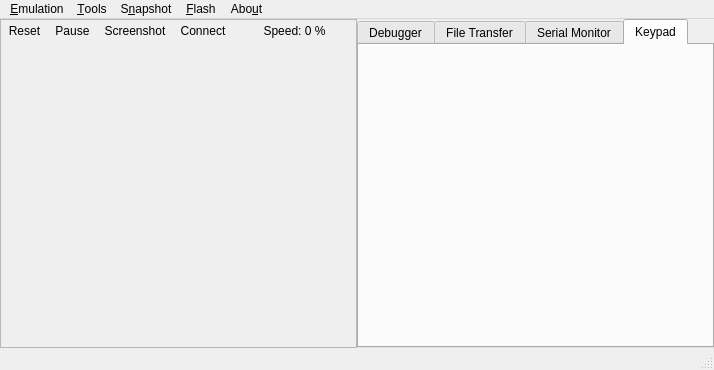
<?xml version="1.0" encoding="UTF-8"?>
<ui version="4.0">
 <class>MainWindow</class>
 <widget class="QMainWindow" name="MainWindow">
  <property name="geometry">
   <rect>
    <x>0</x>
    <y>0</y>
    <width>714</width>
    <height>370</height>
   </rect>
  </property>
  <property name="acceptDrops">
   <bool>true</bool>
  </property>
  <property name="windowTitle">
   <string>Ti Nspire CX CAS Emulator</string>
  </property>
  <property name="windowIcon">
   <iconset resource="resources.qrc">
    <normaloff>:/icons/resources/tinspire-emu.png</normaloff>:/icons/resources/tinspire-emu.png</iconset>
  </property>
  <property name="dockOptions">
   <set>QMainWindow::AllowNestedDocks|QMainWindow::AllowTabbedDocks|QMainWindow::AnimatedDocks</set>
  </property>
  <widget class="QWidget" name="centralwidget">
   <layout class="QHBoxLayout" name="horizontalLayout">
    <property name="spacing">
     <number>0</number>
    </property>
    <property name="leftMargin">
     <number>0</number>
    </property>
    <property name="topMargin">
     <number>0</number>
    </property>
    <property name="rightMargin">
     <number>0</number>
    </property>
    <property name="bottomMargin">
     <number>0</number>
    </property>
    <item>
     <layout class="QVBoxLayout" name="verticalLayout_8">
      <property name="spacing">
       <number>0</number>
      </property>
      <item>
       <widget class="QFrame" name="frame">
        <property name="frameShape">
         <enum>QFrame::StyledPanel</enum>
        </property>
        <property name="frameShadow">
         <enum>QFrame::Raised</enum>
        </property>
        <layout class="QVBoxLayout" name="verticalLayout_6">
         <property name="spacing">
          <number>0</number>
         </property>
         <property name="leftMargin">
          <number>0</number>
         </property>
         <property name="topMargin">
          <number>0</number>
         </property>
         <property name="rightMargin">
          <number>0</number>
         </property>
         <property name="bottomMargin">
          <number>0</number>
         </property>
         <item>
          <layout class="QHBoxLayout" name="horizontalLayout_7">
           <property name="spacing">
            <number>0</number>
           </property>
           <item>
            <widget class="QToolButton" name="buttonReset">
             <property name="text">
              <string>Reset</string>
             </property>
             <property name="icon">
              <iconset resource="resources.qrc">
               <normaloff>:/icons/resources/icons/system-reboot.png</normaloff>:/icons/resources/icons/system-reboot.png</iconset>
             </property>
             <property name="iconSize">
              <size>
               <width>24</width>
               <height>24</height>
              </size>
             </property>
             <property name="autoRaise">
              <bool>true</bool>
             </property>
            </widget>
           </item>
           <item>
            <widget class="QToolButton" name="buttonPause">
             <property name="text">
              <string>Pause</string>
             </property>
             <property name="icon">
              <iconset resource="resources.qrc">
               <normaloff>:/icons/resources/icons/Actions-media-playback-pause-icon.png</normaloff>:/icons/resources/icons/Actions-media-playback-pause-icon.png</iconset>
             </property>
             <property name="iconSize">
              <size>
               <width>24</width>
               <height>24</height>
              </size>
             </property>
             <property name="checkable">
              <bool>true</bool>
             </property>
             <property name="autoRaise">
              <bool>true</bool>
             </property>
            </widget>
           </item>
           <item>
            <widget class="QToolButton" name="buttonScreenshot">
             <property name="text">
              <string>Screenshot</string>
             </property>
             <property name="icon">
              <iconset resource="resources.qrc">
               <normaloff>:/icons/resources/icons/camera-photo.png</normaloff>:/icons/resources/icons/camera-photo.png</iconset>
             </property>
             <property name="iconSize">
              <size>
               <width>24</width>
               <height>24</height>
              </size>
             </property>
             <property name="autoRaise">
              <bool>true</bool>
             </property>
            </widget>
           </item>
           <item>
            <widget class="QToolButton" name="buttonUSB">
             <property name="text">
              <string>Connect</string>
             </property>
             <property name="icon">
              <iconset resource="resources.qrc">
               <normaloff>:/icons/resources/icons/Actions-network-disconnect-icon.png</normaloff>
               <normalon>:/icons/resources/icons/Actions-network-connect-icon.png</normalon>:/icons/resources/icons/Actions-network-disconnect-icon.png</iconset>
             </property>
             <property name="iconSize">
              <size>
               <width>24</width>
               <height>24</height>
              </size>
             </property>
             <property name="checkable">
              <bool>true</bool>
             </property>
             <property name="autoRaise">
              <bool>true</bool>
             </property>
            </widget>
           </item>
           <item>
            <widget class="QPushButton" name="buttonSpeed">
             <property name="toolTip">
              <string>Enable Fullspeed</string>
             </property>
             <property name="text">
              <string>Speed: 0 %</string>
             </property>
             <property name="checkable">
              <bool>true</bool>
             </property>
             <property name="flat">
              <bool>true</bool>
             </property>
            </widget>
           </item>
          </layout>
         </item>
         <item>
          <widget class="LCDWidget" name="lcdView" native="true">
           <property name="sizePolicy">
            <sizepolicy hsizetype="MinimumExpanding" vsizetype="MinimumExpanding">
             <horstretch>0</horstretch>
             <verstretch>0</verstretch>
            </sizepolicy>
           </property>
           <property name="minimumSize">
            <size>
             <width>320</width>
             <height>240</height>
            </size>
           </property>
           <property name="focusPolicy">
            <enum>Qt::StrongFocus</enum>
           </property>
          </widget>
         </item>
        </layout>
       </widget>
      </item>
     </layout>
    </item>
    <item>
     <widget class="QTabWidget" name="tabWidget">
      <property name="currentIndex">
       <number>3</number>
      </property>
      <widget class="QWidget" name="tabDebugger">
       <attribute name="icon">
        <iconset resource="resources.qrc">
         <normaloff>:/icons/resources/icons/tools-report-bug.png</normaloff>:/icons/resources/icons/tools-report-bug.png</iconset>
       </attribute>
       <attribute name="title">
        <string>Debugger</string>
       </attribute>
       <layout class="QVBoxLayout" name="verticalLayout">
        <item>
         <widget class="QPlainTextEdit" name="debugConsole">
          <property name="font">
           <font>
            <family>Droid Sans Mono</family>
           </font>
          </property>
          <property name="undoRedoEnabled">
           <bool>false</bool>
          </property>
          <property name="lineWrapMode">
           <enum>QPlainTextEdit::NoWrap</enum>
          </property>
          <property name="readOnly">
           <bool>true</bool>
          </property>
          <property name="plainText">
           <string notr="true"/>
          </property>
         </widget>
        </item>
        <item>
         <widget class="ConsoleLineEdit" name="lineEdit">
          <property name="enabled">
           <bool>false</bool>
          </property>
          <property name="font">
           <font>
            <family>Droid Sans Mono</family>
           </font>
          </property>
         </widget>
        </item>
       </layout>
      </widget>
      <widget class="QWidget" name="tabFiles">
       <attribute name="icon">
        <iconset resource="resources.qrc">
         <normaloff>:/icons/resources/icons/document.png</normaloff>:/icons/resources/icons/document.png</iconset>
       </attribute>
       <attribute name="title">
        <string>File Transfer</string>
       </attribute>
       <layout class="QVBoxLayout" name="verticalLayout_2">
        <item>
         <widget class="USBLinkTreeWidget" name="usblinkTree">
          <property name="contextMenuPolicy">
           <enum>Qt::CustomContextMenu</enum>
          </property>
          <attribute name="headerDefaultSectionSize">
           <number>219</number>
          </attribute>
          <column>
           <property name="text">
            <string>Filename</string>
           </property>
          </column>
          <column>
           <property name="text">
            <string>Size</string>
           </property>
          </column>
         </widget>
        </item>
        <item>
         <layout class="QHBoxLayout" name="horizontalLayout_6">
          <item>
           <widget class="QPushButton" name="refreshButton">
            <property name="icon">
             <iconset resource="resources.qrc">
              <normaloff>:/icons/resources/icons/system-reboot.png</normaloff>:/icons/resources/icons/system-reboot.png</iconset>
            </property>
            <property name="iconSize">
             <size>
              <width>20</width>
              <height>20</height>
             </size>
            </property>
            <property name="flat">
             <bool>true</bool>
            </property>
           </widget>
          </item>
          <item>
           <widget class="QProgressBar" name="progressBar">
            <property name="value">
             <number>0</number>
            </property>
           </widget>
          </item>
         </layout>
        </item>
       </layout>
      </widget>
      <widget class="QWidget" name="tabSerial">
       <attribute name="icon">
        <iconset resource="resources.qrc">
         <normaloff>:/icons/resources/icons/utilities-terminal.png</normaloff>:/icons/resources/icons/utilities-terminal.png</iconset>
       </attribute>
       <attribute name="title">
        <string>Serial Monitor</string>
       </attribute>
       <layout class="QVBoxLayout" name="verticalLayout_3">
        <item>
         <widget class="QPlainTextEdit" name="serialConsole">
          <property name="undoRedoEnabled">
           <bool>false</bool>
          </property>
          <property name="lineWrapMode">
           <enum>QPlainTextEdit::NoWrap</enum>
          </property>
          <property name="readOnly">
           <bool>true</bool>
          </property>
         </widget>
        </item>
       </layout>
      </widget>
      <widget class="QWidget" name="tab">
       <attribute name="icon">
        <iconset resource="resources.qrc">
         <normaloff>:/icons/resources/icons/preferences-desktop-keyboard.png</normaloff>:/icons/resources/icons/preferences-desktop-keyboard.png</iconset>
       </attribute>
       <attribute name="title">
        <string>Keypad</string>
       </attribute>
       <layout class="QHBoxLayout" name="horizontalLayout_5">
        <item>
         <widget class="QQuickWidgetLessBroken" name="keypadWidget" native="true">
          <property name="sizePolicy">
           <sizepolicy hsizetype="Expanding" vsizetype="Expanding">
            <horstretch>0</horstretch>
            <verstretch>0</verstretch>
           </sizepolicy>
          </property>
          <property name="minimumSize">
           <size>
            <width>265</width>
            <height>90</height>
           </size>
          </property>
          <property name="maximumSize">
           <size>
            <width>999999</width>
            <height>999999</height>
           </size>
          </property>
          <property name="focusPolicy">
           <enum>Qt::NoFocus</enum>
          </property>
          <property name="resizeMode">
           <enum>QQuickWidget::SizeRootObjectToView</enum>
          </property>
          <property name="source">
           <url>
            <string notr="true">qrc:/qml/qml/ScrollingKeypad.qml</string>
           </url>
          </property>
         </widget>
        </item>
       </layout>
      </widget>
     </widget>
    </item>
   </layout>
  </widget>
  <widget class="QStatusBar" name="statusBar"/>
  <widget class="QMenuBar" name="menubar">
   <property name="geometry">
    <rect>
     <x>0</x>
     <y>0</y>
     <width>714</width>
     <height>19</height>
    </rect>
   </property>
   <widget class="QMenu" name="menuEmulation">
    <property name="title">
     <string>&amp;Emulation</string>
    </property>
    <widget class="QMenu" name="menuRestart_with_Kit">
     <property name="title">
      <string>Restart &amp;with Kit</string>
     </property>
     <property name="icon">
      <iconset resource="resources.qrc">
       <normaloff>:/icons/resources/icons/edit-bomb.png</normaloff>:/icons/resources/icons/edit-bomb.png</iconset>
     </property>
    </widget>
    <widget class="QMenu" name="menuBoot_Diags_with_Kit">
     <property name="title">
      <string>&amp;Boot Diags with Kit</string>
     </property>
     <property name="icon">
      <iconset resource="resources.qrc">
       <normaloff>:/icons/resources/icons/edit-bomb.png</normaloff>:/icons/resources/icons/edit-bomb.png</iconset>
     </property>
    </widget>
    <addaction name="actionReset"/>
    <addaction name="actionPause"/>
    <addaction name="actionRestart"/>
    <addaction name="menuRestart_with_Kit"/>
    <addaction name="menuBoot_Diags_with_Kit"/>
    <addaction name="separator"/>
    <addaction name="separator"/>
    <addaction name="actionConfiguration"/>
    <addaction name="separator"/>
    <addaction name="actionQuit"/>
   </widget>
   <widget class="QMenu" name="menuFlash">
    <property name="title">
     <string>&amp;Flash</string>
    </property>
    <addaction name="actionSave"/>
    <addaction name="actionCreate_flash"/>
   </widget>
   <widget class="QMenu" name="menuTools">
    <property name="title">
     <string>&amp;Tools</string>
    </property>
    <widget class="QMenu" name="menuLanguage">
     <property name="title">
      <string>Language</string>
     </property>
    </widget>
    <addaction name="actionScreenshot"/>
    <addaction name="actionRecord_GIF"/>
    <addaction name="actionConnect"/>
    <addaction name="separator"/>
    <addaction name="actionLCD_Window"/>
    <addaction name="separator"/>
    <addaction name="actionDebugger"/>
    <addaction name="separator"/>
    <addaction name="actionXModem"/>
    <addaction name="actionLeavePTT"/>
    <addaction name="actionSwitch_to_Mobile_UI"/>
    <addaction name="separator"/>
    <addaction name="menuLanguage"/>
   </widget>
   <widget class="QMenu" name="menuState">
    <property name="title">
     <string>S&amp;napshot</string>
    </property>
    <addaction name="actionSuspend"/>
    <addaction name="actionResume"/>
    <addaction name="separator"/>
    <addaction name="actionSuspend_to_file"/>
    <addaction name="actionResume_from_file"/>
   </widget>
   <widget class="QMenu" name="menuAbout">
    <property name="title">
     <string>Abo&amp;ut</string>
    </property>
    <addaction name="actionAbout_Firebird"/>
    <addaction name="actionAbout_Qt"/>
   </widget>
   <addaction name="menuEmulation"/>
   <addaction name="menuTools"/>
   <addaction name="menuState"/>
   <addaction name="menuFlash"/>
   <addaction name="menuAbout"/>
  </widget>
  <action name="actionReset">
   <property name="icon">
    <iconset resource="resources.qrc">
     <normaloff>:/icons/resources/icons/system-reboot.png</normaloff>:/icons/resources/icons/system-reboot.png</iconset>
   </property>
   <property name="text">
    <string>&amp;Reset</string>
   </property>
  </action>
  <action name="actionDebugger">
   <property name="icon">
    <iconset resource="resources.qrc">
     <normaloff>:/icons/resources/icons/tools-report-bug.png</normaloff>:/icons/resources/icons/tools-report-bug.png</iconset>
   </property>
   <property name="text">
    <string>Enter &amp;Debugger</string>
   </property>
  </action>
  <action name="actionQuit">
   <property name="icon">
    <iconset resource="resources.qrc">
     <normaloff>:/icons/resources/icons/application-exit.png</normaloff>:/icons/resources/icons/application-exit.png</iconset>
   </property>
   <property name="text">
    <string>&amp;Quit</string>
   </property>
  </action>
  <action name="actionPause">
   <property name="checkable">
    <bool>true</bool>
   </property>
   <property name="icon">
    <iconset resource="resources.qrc">
     <normaloff>:/icons/resources/icons/Actions-media-playback-pause-icon.png</normaloff>:/icons/resources/icons/Actions-media-playback-pause-icon.png</iconset>
   </property>
   <property name="text">
    <string>&amp;Pause</string>
   </property>
   <property name="toolTip">
    <string>Pause execution</string>
   </property>
  </action>
  <action name="actionRestart">
   <property name="icon">
    <iconset resource="resources.qrc">
     <normaloff>:/icons/resources/icons/edit-bomb.png</normaloff>:/icons/resources/icons/edit-bomb.png</iconset>
   </property>
   <property name="text">
    <string>Re&amp;start</string>
   </property>
  </action>
  <action name="actionScreenshot">
   <property name="icon">
    <iconset resource="resources.qrc">
     <normaloff>:/icons/resources/icons/camera-photo.png</normaloff>:/icons/resources/icons/camera-photo.png</iconset>
   </property>
   <property name="text">
    <string>&amp;Screenshot</string>
   </property>
  </action>
  <action name="actionConnect">
   <property name="checkable">
    <bool>true</bool>
   </property>
   <property name="icon">
    <iconset resource="resources.qrc">
     <normaloff>:/icons/resources/icons/Actions-network-disconnect-icon.png</normaloff>
     <normalon>:/icons/resources/icons/Actions-network-connect-icon.png</normalon>:/icons/resources/icons/Actions-network-disconnect-icon.png</iconset>
   </property>
   <property name="text">
    <string>Connect &amp;USB</string>
   </property>
  </action>
  <action name="actionSave">
   <property name="icon">
    <iconset resource="resources.qrc">
     <normaloff>:/icons/resources/icons/media-floppy.png</normaloff>:/icons/resources/icons/media-floppy.png</iconset>
   </property>
   <property name="text">
    <string>&amp;Save</string>
   </property>
  </action>
  <action name="actionCreate_flash">
   <property name="icon">
    <iconset resource="resources.qrc">
     <normaloff>:/icons/resources/icons/flash-create.png</normaloff>:/icons/resources/icons/flash-create.png</iconset>
   </property>
   <property name="text">
    <string>&amp;Create Flash</string>
   </property>
  </action>
  <action name="actionXModem">
   <property name="text">
    <string>Send &amp;file over XModem</string>
   </property>
  </action>
  <action name="actionSuspend">
   <property name="icon">
    <iconset resource="resources.qrc">
     <normaloff>:/icons/resources/icons/system-suspend.png</normaloff>:/icons/resources/icons/system-suspend.png</iconset>
   </property>
   <property name="text">
    <string>&amp;Suspend</string>
   </property>
  </action>
  <action name="actionResume">
   <property name="icon">
    <iconset resource="resources.qrc">
     <normaloff>:/icons/resources/icons/system-suspend-hibernate.png</normaloff>:/icons/resources/icons/system-suspend-hibernate.png</iconset>
   </property>
   <property name="text">
    <string>&amp;Resume</string>
   </property>
  </action>
  <action name="actionSuspend_to_file">
   <property name="icon">
    <iconset resource="resources.qrc">
     <normaloff>:/icons/resources/icons/system-suspend.png</normaloff>:/icons/resources/icons/system-suspend.png</iconset>
   </property>
   <property name="text">
    <string>Save &amp;to file</string>
   </property>
  </action>
  <action name="actionResume_from_file">
   <property name="icon">
    <iconset resource="resources.qrc">
     <normaloff>:/icons/resources/icons/system-suspend-hibernate.png</normaloff>:/icons/resources/icons/system-suspend-hibernate.png</iconset>
   </property>
   <property name="text">
    <string>Load &amp;from file</string>
   </property>
  </action>
  <action name="actionRecord_GIF">
   <property name="checkable">
    <bool>true</bool>
   </property>
   <property name="icon">
    <iconset resource="resources.qrc">
     <normaloff>:/icons/resources/icons/kmplayer.png</normaloff>:/icons/resources/icons/kmplayer.png</iconset>
   </property>
   <property name="text">
    <string>&amp;Record GIF</string>
   </property>
  </action>
  <action name="actionAbout_Firebird">
   <property name="icon">
    <iconset resource="resources.qrc">
     <normaloff>:/icons/resources/tinspire-emu.png</normaloff>:/icons/resources/tinspire-emu.png</iconset>
   </property>
   <property name="text">
    <string>&amp;About</string>
   </property>
  </action>
  <action name="actionAbout_Qt">
   <property name="text">
    <string>About &amp;Qt</string>
   </property>
  </action>
  <action name="actionLCD_Window">
   <property name="checkable">
    <bool>true</bool>
   </property>
   <property name="text">
    <string>&amp;External LCD</string>
   </property>
  </action>
  <action name="actionConfiguration">
   <property name="icon">
    <iconset resource="resources.qrc">
     <normaloff>:/icons/resources/icons/preferences-other.png</normaloff>:/icons/resources/icons/preferences-other.png</iconset>
   </property>
   <property name="text">
    <string>&amp;Configuration</string>
   </property>
  </action>
  <action name="actionSwitch_to_Mobile_UI">
   <property name="icon">
    <iconset resource="resources.qrc">
     <normaloff>:/icons/resources/icons/smartphone.png</normaloff>:/icons/resources/icons/smartphone.png</iconset>
   </property>
   <property name="text">
    <string>Switch to Mobile UI</string>
   </property>
  </action>
  <action name="actionLeavePTT">
   <property name="text">
    <string>Leave &amp;PTT</string>
   </property>
  </action>
 </widget>
 <customwidgets>
  <customwidget>
   <class>QQuickWidgetLessBroken</class>
   <extends>QWidget</extends>
   <header>mainwindow.h</header>
  </customwidget>
  <customwidget>
   <class>LCDWidget</class>
   <extends>QWidget</extends>
   <header>lcdwidget.h</header>
   <container>1</container>
  </customwidget>
  <customwidget>
   <class>USBLinkTreeWidget</class>
   <extends>QTreeWidget</extends>
   <header>usblinktreewidget.h</header>
  </customwidget>
  <customwidget>
   <class>ConsoleLineEdit</class>
   <extends>QLineEdit</extends>
   <header>consolelineedit.h</header>
  </customwidget>
 </customwidgets>
 <resources>
  <include location="resources.qrc"/>
 </resources>
 <connections>
  <connection>
   <sender>actionQuit</sender>
   <signal>triggered()</signal>
   <receiver>MainWindow</receiver>
   <slot>close()</slot>
   <hints>
    <hint type="sourcelabel">
     <x>-1</x>
     <y>-1</y>
    </hint>
    <hint type="destinationlabel">
     <x>356</x>
     <y>167</y>
    </hint>
   </hints>
  </connection>
 </connections>
</ui>
